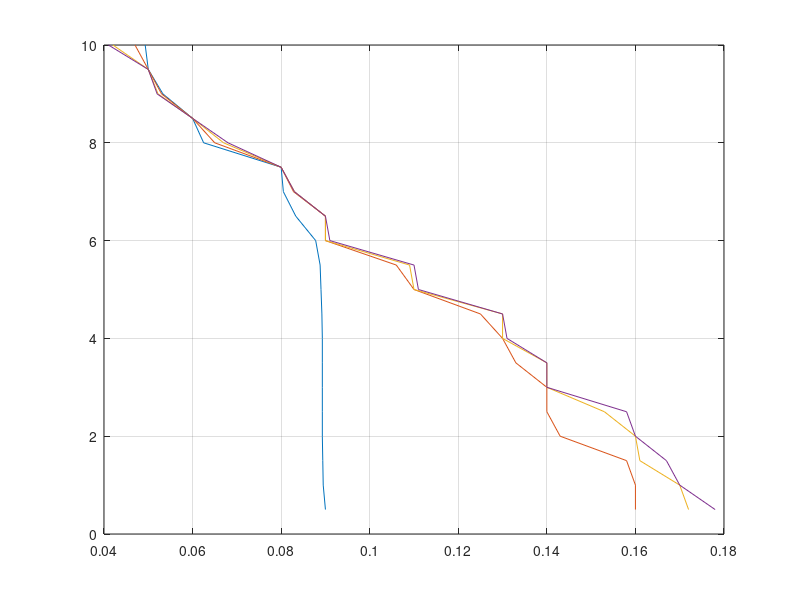

Write MATLAB code to recreate this figure.
%% ECE 310L - Lab 5

clc
clear all

NMOS_27 = csvread('n_vg_27.csv',0,0);

Vd = NMOS_27(:,1);
Vs1 = NMOS_27(:,2);

NMOS_32 = csvread('n_vg_32.csv',0,0);

Vs2 = NMOS_32(:,2);

NMOS_37 = csvread('n_vg_37.csv',0,0);

Vs3 = NMOS_37(:,2);

NMOS_42 = csvread('n_vg_42.csv',0,0);

Vs4 = NMOS_42(:,2);



Vs = [Vs1';Vs2';Vs3';Vs4']./10;
Id = 0.5:0.5:10;

% xmin = 0.1; xmax = 0.42; ymin = 0; ymax = .16;

figure
plot(Vs(1,:),Id,Vs(2,:),Id,Vs(3,:),Id,Vs(4,:),Id), grid

% figure
% for i=1:4
%     subplot(4,1,i)
% %     waterfall(Id,Vs(i,:)), grid
%     plot(Vs(i,:),Id), grid
%     title(sprintf('Id_%d(t) vs Vs_%d(t)',i,i))
% %     axis([xmin xmax ymin ymax])
% end
% rotate3d

% NMOS = [NMOS_27(:,1)./10,NMOS_27(:,2),NMOS_32(:,2),NMOS_37(:,2),NMOS_42(:,2)];

% figure
% plot(NMOS), rotate3d
% 
% figure
% scatter(NMOS), rotate3d
% 
% figure
% stem(NMOS), rotate3d
% 
% figure
% stairs(NMOS), rotate3d
% 
% figure
% rectangle(NMOS), rotate3d
% 
% figure
% fill(NMOS), rotate3d
% 
% figure
% compass(NMOS), rotate3d
% 
% figure
% feather(NMOS), rotate3d

% figure
% comet(NMOS), rotate3d
% title('Comet')
% 
% figure
% area(NMOS), rotate3d
% title('Area')
% 
% figure
% ribbon(NMOS), rotate3d
% title('Ribbon')

% figure
% mesh(NMOS), rotate3d
% title('Mesh')

% 
% figure
% waterfall(NMOS'), rotate3d
% title('Waterfall')


